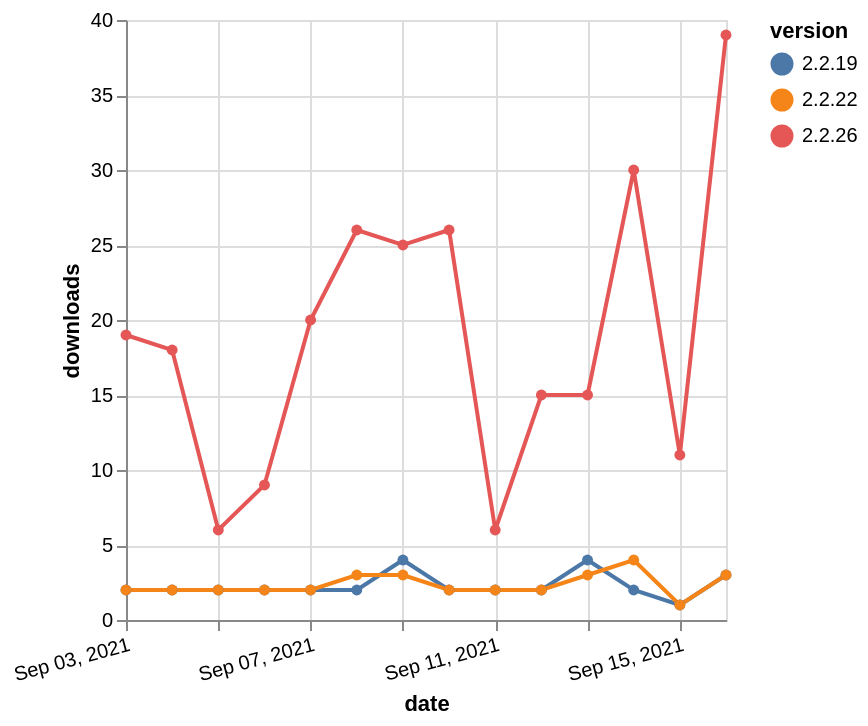

Specify this chart in Vega-Lite:
### Vega-Lite specification from a JSON file in a GitHub repository (floating-point values rounded to 4 significant figures)
{"$schema": "https://vega.github.io/schema/vega-lite/v5.json", "description": "A simple bar chart with embedded data.", "data": {"values": [{"date": "2021-09-03", "total": 1165, "delta": 2, "version": "2.2.19"}, {"date": "2021-09-04", "total": 1167, "delta": 2, "version": "2.2.19"}, {"date": "2021-09-05", "total": 1169, "delta": 2, "version": "2.2.19"}, {"date": "2021-09-06", "total": 1171, "delta": 2, "version": "2.2.19"}, {"date": "2021-09-07", "total": 1173, "delta": 2, "version": "2.2.19"}, {"date": "2021-09-08", "total": 1175, "delta": 2, "version": "2.2.19"}, {"date": "2021-09-09", "total": 1179, "delta": 4, "version": "2.2.19"}, {"date": "2021-09-10", "total": 1181, "delta": 2, "version": "2.2.19"}, {"date": "2021-09-11", "total": 1183, "delta": 2, "version": "2.2.19"}, {"date": "2021-09-12", "total": 1185, "delta": 2, "version": "2.2.19"}, {"date": "2021-09-13", "total": 1189, "delta": 4, "version": "2.2.19"}, {"date": "2021-09-14", "total": 1191, "delta": 2, "version": "2.2.19"}, {"date": "2021-09-15", "total": 1192, "delta": 1, "version": "2.2.19"}, {"date": "2021-09-16", "total": 1195, "delta": 3, "version": "2.2.19"}, {"date": "2021-09-03", "total": 12158, "delta": 2, "version": "2.2.22"}, {"date": "2021-09-04", "total": 12160, "delta": 2, "version": "2.2.22"}, {"date": "2021-09-05", "total": 12162, "delta": 2, "version": "2.2.22"}, {"date": "2021-09-06", "total": 12164, "delta": 2, "version": "2.2.22"}, {"date": "2021-09-07", "total": 12166, "delta": 2, "version": "2.2.22"}, {"date": "2021-09-08", "total": 12169, "delta": 3, "version": "2.2.22"}, {"date": "2021-09-09", "total": 12172, "delta": 3, "version": "2.2.22"}, {"date": "2021-09-10", "total": 12174, "delta": 2, "version": "2.2.22"}, {"date": "2021-09-11", "total": 12176, "delta": 2, "version": "2.2.22"}, {"date": "2021-09-12", "total": 12178, "delta": 2, "version": "2.2.22"}, {"date": "2021-09-13", "total": 12181, "delta": 3, "version": "2.2.22"}, {"date": "2021-09-14", "total": 12185, "delta": 4, "version": "2.2.22"}, {"date": "2021-09-15", "total": 12186, "delta": 1, "version": "2.2.22"}, {"date": "2021-09-16", "total": 12189, "delta": 3, "version": "2.2.22"}, {"date": "2021-09-03", "total": 19777, "delta": 19, "version": "2.2.26"}, {"date": "2021-09-04", "total": 19795, "delta": 18, "version": "2.2.26"}, {"date": "2021-09-05", "total": 19801, "delta": 6, "version": "2.2.26"}, {"date": "2021-09-06", "total": 19810, "delta": 9, "version": "2.2.26"}, {"date": "2021-09-07", "total": 19830, "delta": 20, "version": "2.2.26"}, {"date": "2021-09-08", "total": 19856, "delta": 26, "version": "2.2.26"}, {"date": "2021-09-09", "total": 19881, "delta": 25, "version": "2.2.26"}, {"date": "2021-09-10", "total": 19907, "delta": 26, "version": "2.2.26"}, {"date": "2021-09-11", "total": 19913, "delta": 6, "version": "2.2.26"}, {"date": "2021-09-12", "total": 19928, "delta": 15, "version": "2.2.26"}, {"date": "2021-09-13", "total": 19943, "delta": 15, "version": "2.2.26"}, {"date": "2021-09-14", "total": 19973, "delta": 30, "version": "2.2.26"}, {"date": "2021-09-15", "total": 19984, "delta": 11, "version": "2.2.26"}, {"date": "2021-09-16", "total": 20023, "delta": 39, "version": "2.2.26"}]}, "width": "container", "mark": {"type": "line", "point": {"filled": true}}, "encoding": {"x": {"field": "date", "type": "temporal", "timeUnit": "yearmonthdate", "title": "date", "axis": {"labelAngle": -15}}, "y": {"field": "delta", "type": "quantitative", "title": "downloads"}, "color": {"field": "version", "type": "nominal"}, "tooltip": {"field": "delta"}}}
